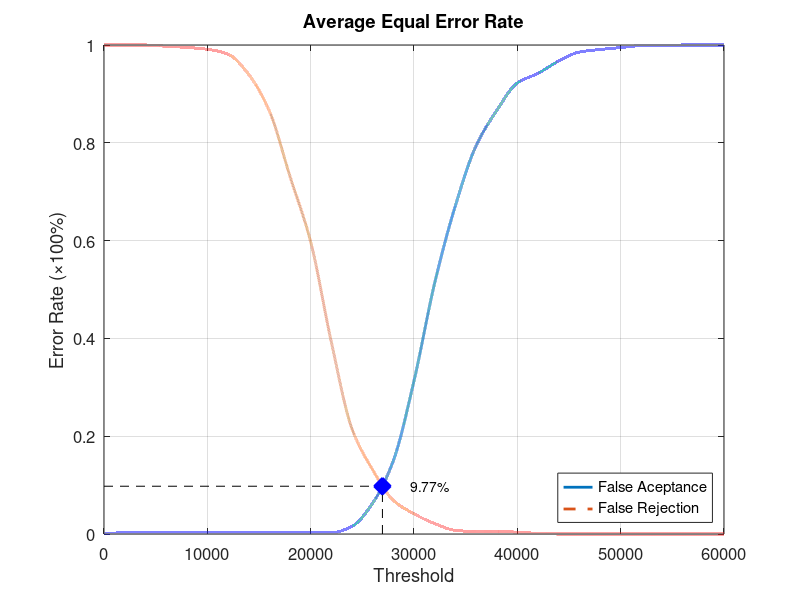
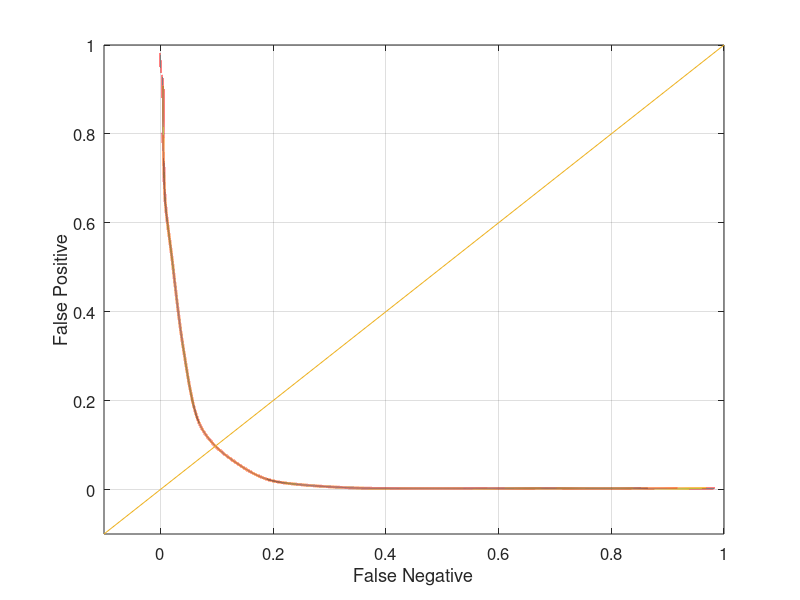

Reproduce these figures in MATLAB, in order.
function yEER = Experiment2Average
close all;
clear;
clc;
x = 0:2000:60000;
xq = 0:0.5:60000;

y0 = [0 0.00263158 0.00263158 0.00263158 0.00263158 0.00263158 0.00263158 0.00263158 0.00263158 0.00263158 0.00263158 0.00263158 0.0157895 0.0631579 0.15 0.313158 0.513158 0.671053 0.793421 0.865789 0.922368 0.942105 0.967105 0.985526 0.99079 0.994737 0.998684 0.998684 1 1 1];
yy0 = interp1(x, y0, xq, 'pchip');
y1 = [1 1 1 0.9975 0.995 0.99125 0.98125 0.94 0.865 0.73125 0.5975 0.3925 0.215 0.13125 0.06875 0.04125 0.02125 0.0075 0.005 0.005 0.00375 0.00125 0 0 0 0 0 0 0 0 0];
yy1 = interp1(x, y1, xq, 'pchip');

% Calculating EER: 
y2 = abs(y0 - y1);
find(y2 == min(y2))
yy2 = abs(yy0 - yy1);
xEER = find(yy2 == min(yy2));
xEERIndex = xq(xEER) % X-axis EER
yEER = yy0(xEER) % Y-axis EER

main = figure
plot(xq, yy0,'-','LineWidth', 2);	hold on
plot(xq, yy1,'--','LineWidth', 2);	hold on
plot([xEERIndex xEERIndex], [0 yEER], 'k--');	hold on
plot([0 xEERIndex], [yEER yEER], 'k--');	hold on
plot(xEERIndex, yEER, 'bx', 'LineWidth', 10);	hold on
text(xEERIndex + 10 * xEERIndex / 100, yEER, [num2str(round((10000 * yEER)) / 100) '%'])
legend('False Aceptance', 'False Rejection', 'Location', 'SouthEast')
xlabel('Threshold')
ylabel('Error Rate (\times100%)')
title('Average Equal Error Rate')
set(gca, 'FontSize', 12)
axis([0 60000 0 1])
grid on

print(main, 'Experiment2AverageMain', '-dpng');
FNRxFPR = figure('Color', [1 1 1]);
plot(yy1, yy0, '-', yy1, yy0, 'LineWidth', 2);
hold on
y = -0.1:0.1:1
plot(y, y); 
set(gca, 'FontSize', 12)
xlabel('False Negative')
ylabel('False Positive')
axis([-0.1 1 -0.1 1])
set(gca, 'FontSize', 12)
grid on

print(FNRxFPR, 'Experiment2AverageFNRxFPR','-dpng');
end
